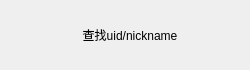
<?xml version="1.0" encoding="UTF-8"?>
<ui version="4.0">
 <class>AddUserItem</class>
 <widget class="QWidget" name="AddUserItem">
  <property name="geometry">
   <rect>
    <x>0</x>
    <y>0</y>
    <width>250</width>
    <height>70</height>
   </rect>
  </property>
  <property name="minimumSize">
   <size>
    <width>250</width>
    <height>70</height>
   </size>
  </property>
  <property name="maximumSize">
   <size>
    <width>250</width>
    <height>70</height>
   </size>
  </property>
  <property name="windowTitle">
   <string>Form</string>
  </property>
  <layout class="QHBoxLayout" name="horizontalLayout">
   <item>
    <widget class="QLabel" name="add_tip">
     <property name="minimumSize">
      <size>
       <width>40</width>
       <height>40</height>
      </size>
     </property>
     <property name="maximumSize">
      <size>
       <width>40</width>
       <height>40</height>
      </size>
     </property>
     <property name="text">
      <string/>
     </property>
    </widget>
   </item>
   <item>
    <widget class="QLabel" name="message_tip">
     <property name="minimumSize">
      <size>
       <width>0</width>
       <height>0</height>
      </size>
     </property>
     <property name="maximumSize">
      <size>
       <width>16777215</width>
       <height>16777215</height>
      </size>
     </property>
     <property name="text">
      <string>查找uid/nickname</string>
     </property>
     <property name="alignment">
      <set>Qt::AlignmentFlag::AlignCenter</set>
     </property>
    </widget>
   </item>
   <item>
    <widget class="QLabel" name="right_tip">
     <property name="sizePolicy">
      <sizepolicy hsizetype="Preferred" vsizetype="Preferred">
       <horstretch>0</horstretch>
       <verstretch>0</verstretch>
      </sizepolicy>
     </property>
     <property name="minimumSize">
      <size>
       <width>30</width>
       <height>30</height>
      </size>
     </property>
     <property name="maximumSize">
      <size>
       <width>30</width>
       <height>30</height>
      </size>
     </property>
     <property name="text">
      <string/>
     </property>
    </widget>
   </item>
  </layout>
 </widget>
 <resources/>
 <connections/>
</ui>
